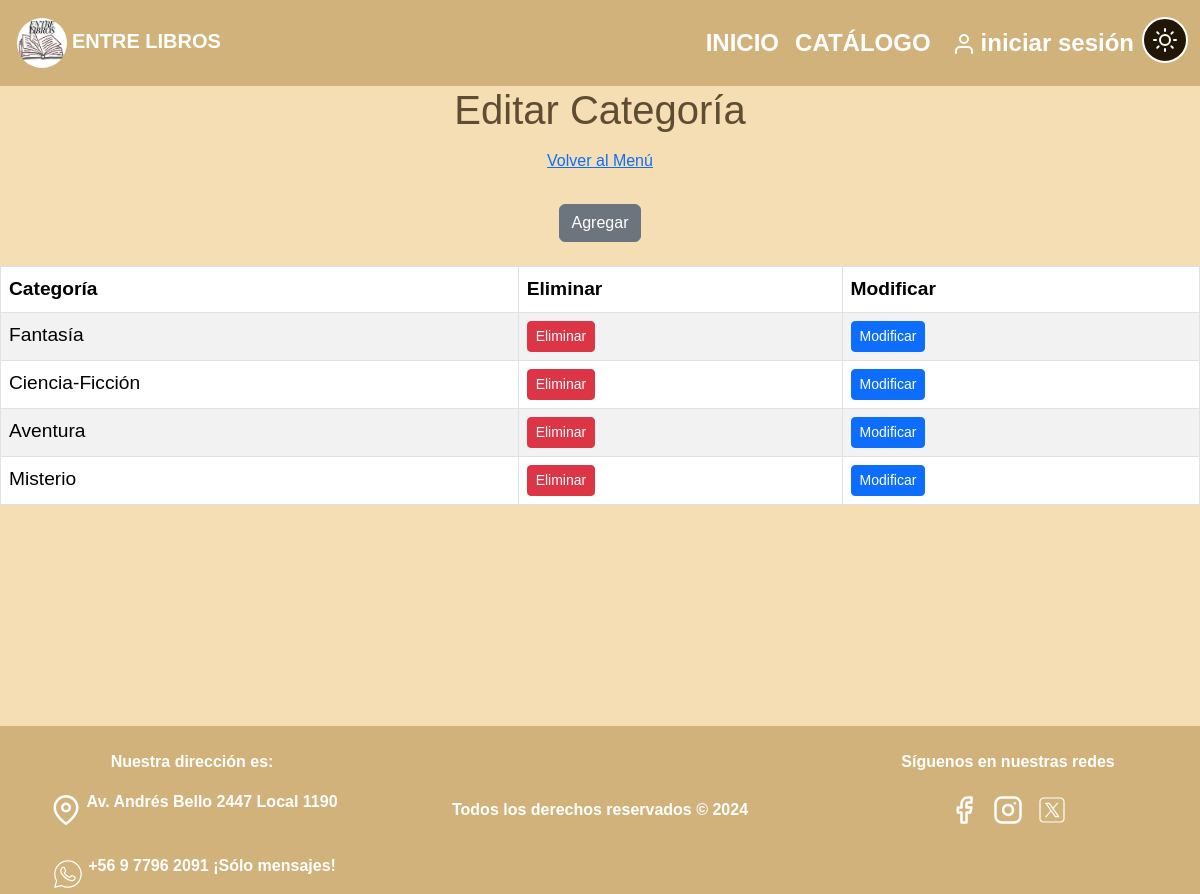
/entreLibros/categoria_del/9788466657549, run on the app's committed database.
### entreLibros/models.py (models this page shows, shortened)
class Categoria(models.Model):
    id_categoria        = models.AutoField(db_column='idCategoria', primary_key=True)
    nombre_categoria    = models.CharField(max_length=50, blank=False, null=False)

### entreLibros/views.py (the view)
# urls.py: path('categoria_del/<str:pk>',views.categoria_del,name='categoria_del'),
def categoria_del(request, pk):
    mensajes = []
    errores = []
    context = {}
    try:
        categoria = Categoria.objects.get(id_categoria=pk)
        categoria.delete()
        mensajes.append("Bien, datos eliminados...")
    except Categoria.DoesNotExist:
        errores.append("Error, id no existe")
    except Exception as e:
        errores.append(f"Error inesperado: {str(e)}")
    categorias = Categoria.objects.all()
    context = {'categorias': categorias, 'mensajes': mensajes, 'errores': errores}
    return render(request, 'entreLibros/categoria_list.html', context)

### entreLibros/templates/entreLibros/categoria_list.html (shortened to what this page needs)
<!DOCTYPE html>
<html lang="es">
  <head>
    {% load static %}
    <link rel="stylesheet" href="{% static 'CSS/style.css'%}" />
    <link rel="stylesheet" href="{% static 'CSS/styleCrud.css' %}" />
    <link
      href="https://cdn.jsdelivr.net/npm/bootstrap@5.3.3/dist/css/bootstrap.min.css"
      rel="stylesheet"
    />
  </head>
  <body>
    <nav
      id="navbar"
      class="navbar navbar-expand-lg text-uppercase fw-bold light-mode-footer"
    >
      <div class="container-fluid">
        <a class="navbar-brand" href="index.html"
          ><img
            src="{% static 'assets/ENTRE LIBROS.png' %}"
            class="rounded-circle"
            style="width: 60px"
          />Entre Libros</a
        >
        <div class="collapse navbar-collapse" id="navbarSupportedContent">
          <ul class="navbar-nav mb-2 mb-lg-0 fs-4 ms-auto">
            <li class="nav-item">
              <a class="nav-link active" aria-current="page" href="index.html"
                >Inicio</a
              >
            </li>
            <li class="nav-item">
              <a class="nav-link active" href="catalogo.html">Catálogo</a>
            </li>
            <li class="nav-item">
              <a class="nav-link active text-lowercase" href="login.html"
                ><img src="{% static 'assets/user.svg' %}" alt="" />iniciar
                sesión</a
              >
            </li>
            <li>
              <button
                class="btn fw-bold margin-left-3 rounded-circle p-1"
                id="modo-btn"
                style="
                  background-color: #221606;
                  border: white 2px;
                  border-style: solid;
                "
                onclick="toggleTheme()"
              >
                <img src="{% static 'assets/sun.svg' %}" alt="" />
              </button>
            </li>
          </ul>
        </div>
      </div>
    </nav>
    <div class="contenido" id="contenido">
      <h1 class="text-center">Editar Categoría</h1>
      <div class="d-flex justify-content-center mb-4">
        <a href="admin.html" class="btn btn-link">Volver al Menú</a>
      </div>
      <div class="text-center mb-4">
        <a href="{% url 'categoriaAdd' %}" class="btn btn-secondary">Agregar</a>
      </div>
      <div class="table-responsive">
        <table class="table table-striped table-bordered">
          {% if categorias %}
          <thead>
            <tr>
              <th>Categoría</th>
              <th>Eliminar</th>
              <th>Modificar</th>
            </tr>
          </thead>
          <tbody>
            {% for x in categorias %}
            <tr>
              <td>{{ x.nombre_categoria }}</td>
              <td>
                <a
                  href="{% url 'categoria_del' pk=x.id_categoria %}"
                  class="btn btn-danger btn-sm"
                  >Eliminar</a
                >
              </td>
              <td>
                <a
                  href="{% url 'categoria_edit' pk=x.id_categoria %}"
                  class="btn btn-primary btn-sm"
                  >Modificar</a
                >
              </td>
            </tr>
            {% endfor %}
          </tbody>
          {% else %}
          <tr>
            <td colspan="9" class="text-center">No hay usuarios disponibles</td>
          </tr>
          {% endif %}
        </table>
      </div>
    </div>
    <footer id="footer" class="light-mode-footer">
      <div class="row">
        <div class="col-4 text-center">
          <br />
          <p>Nuestra dirección es:</p>
          <div class="direccion d-flex justify-content-center">
            <a
              href="https://www.google.com/maps/place/Andr%C3%A9s+Bello+2447,+Local+1190,+7510689+Providencia,+Regi%C3%B3n+Metropolitana"
              ><img
                class="iconoFooter"
                src="{% static 'assets/map-pin.svg' %}"
                class="p-3"
              />
            </a>
            <p>Av. Andrés Bello 2447 Local 1190</p>
          </div>
          <br />
          <div class="telefono d-flex justify-content-center">
            <a href="https://web.whatsapp.com/"
              ><img
                class="iconoFooter"
                src="{% static 'assets/icons8-whatsapp(blanco).svg' %}"
                alt=""
            /></a>
            <p>+56 9 7796 2091 ¡Sólo mensajes!</p>
          </div>
        </div>
        <div class="mt-5 col-4">
          <br />
          <p>Todos los derechos reservados © 2024</p>
        </div>
        <div class="col-4">
          <br />
          <p>Síguenos en nuestras redes</p>
          <a href="https://www.facebook.com/"
            ><img
              class="iconoFooter"
              src="{% static 'assets/facebook.svg' %}"
              class="p-3"
              alt=""
          /></a>
          <a href="https://www.instagram.com/"
            ><img
              class="iconoFooter"
              src="{% static 'assets/instagram.svg' %}"
              class="p-3"
              alt=""
          /></a>
          <a href="https://x.com/"
            ><img
              class="iconoFooter"
              src="{% static 'assets/icons8-twitterx.svg' %}"
              class="p-3"
              alt=""
          /></a>
        </div>
      </div>
    </footer>
  </body>
</html>

### static/CSS/style.css (style rules this page uses)
body { margin: 0 !important; padding: 0 !important; font-family: "Franklin Gothic Medium", "Arial Narrow", Arial, sans-serif !important; min-height: 100vh; width: 100%; }
.contenido { min-height: 80vh; width: 100%; background-color: wheat; transition: background-color 0.5s; }
.light-mode { background-color: wheat; color: #372711cb; }
.light-mode-footer { background-color: #d0b27a; color: white; font-weight: bold; }
.navbar img { padding: 5px; transition: transform 0.3s ease; }
footer { width: 100%; min-height: 20vh; color: white; text-align: center; background-color: rgb(124, 67, 29); overflow: hidden; }
.iconoFooter { width: 40px; padding: 5px; transition: transform 0.3s ease; }

### static/CSS/styleCrud.css (style rules this page uses)
body { margin: 0 !important; padding: 0 !important; }
h1 { text-align: center; }
table { margin: auto !important; padding: 100px !important; font-size: larger !important; }

### data on the page
Categoria: nombre_categoria "Fantasía"
Categoria: nombre_categoria "Ciencia-Ficción"
Categoria: nombre_categoria "Aventura"
Categoria: nombre_categoria "Misterio"
